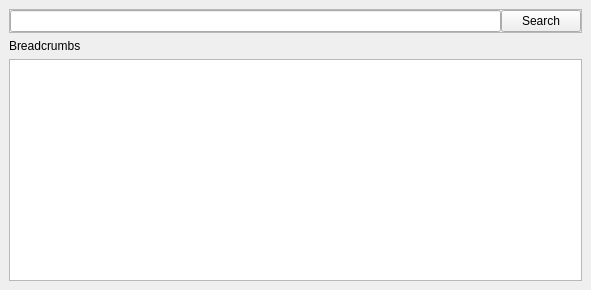
<?xml version="1.0" encoding="UTF-8"?>
<ui version="4.0">
 <class>DockWidget</class>
 <widget class="QDockWidget" name="DockWidget">
  <property name="geometry">
   <rect>
    <x>0</x>
    <y>0</y>
    <width>591</width>
    <height>290</height>
   </rect>
  </property>
  <property name="windowTitle">
   <string>DockWidget</string>
  </property>
  <widget class="QWidget" name="dockWidgetContents">
   <layout class="QVBoxLayout" name="verticalLayout">
    <item>
     <widget class="QFrame" name="frame">
      <property name="frameShape">
       <enum>QFrame::StyledPanel</enum>
      </property>
      <property name="frameShadow">
       <enum>QFrame::Raised</enum>
      </property>
      <layout class="QHBoxLayout" name="horizontalLayout">
       <property name="spacing">
        <number>0</number>
       </property>
       <property name="leftMargin">
        <number>0</number>
       </property>
       <property name="topMargin">
        <number>0</number>
       </property>
       <property name="rightMargin">
        <number>0</number>
       </property>
       <property name="bottomMargin">
        <number>0</number>
       </property>
       <item>
        <widget class="QLineEdit" name="sc_tree_search">
         <property name="clearButtonEnabled">
          <bool>true</bool>
         </property>
        </widget>
       </item>
       <item>
        <widget class="QPushButton" name="sc_search">
         <property name="text">
          <string>Search</string>
         </property>
        </widget>
       </item>
      </layout>
     </widget>
    </item>
    <item>
     <widget class="QLabel" name="sc_breadcrumbs">
      <property name="text">
       <string>Breadcrumbs</string>
      </property>
      <property name="textFormat">
       <enum>Qt::RichText</enum>
      </property>
     </widget>
    </item>
    <item>
     <widget class="QTreeView" name="sc_tree">
      <property name="minimumSize">
       <size>
        <width>400</width>
        <height>200</height>
       </size>
      </property>
      <property name="baseSize">
       <size>
        <width>600</width>
        <height>400</height>
       </size>
      </property>
     </widget>
    </item>
   </layout>
  </widget>
 </widget>
 <resources/>
 <connections/>
</ui>
